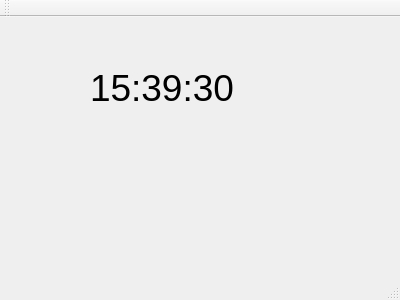
<?xml version="1.0" encoding="UTF-8"?>
<ui version="4.0">
 <class>MainWindow</class>
 <widget class="QMainWindow" name="MainWindow">
  <property name="geometry">
   <rect>
    <x>0</x>
    <y>0</y>
    <width>400</width>
    <height>300</height>
   </rect>
  </property>
  <property name="windowTitle">
   <string>MainWindow</string>
  </property>
  <widget class="QWidget" name="centralWidget">
   <widget class="QLabel" name="label">
    <property name="geometry">
     <rect>
      <x>90</x>
      <y>50</y>
      <width>201</width>
      <height>41</height>
     </rect>
    </property>
    <property name="font">
     <font>
      <pointsize>28</pointsize>
     </font>
    </property>
    <property name="text">
     <string>15:39:30</string>
    </property>
   </widget>
  </widget>
  <widget class="QMenuBar" name="menuBar">
   <property name="geometry">
    <rect>
     <x>0</x>
     <y>0</y>
     <width>400</width>
     <height>19</height>
    </rect>
   </property>
  </widget>
  <widget class="QToolBar" name="mainToolBar">
   <attribute name="toolBarArea">
    <enum>TopToolBarArea</enum>
   </attribute>
   <attribute name="toolBarBreak">
    <bool>false</bool>
   </attribute>
  </widget>
  <widget class="QStatusBar" name="statusBar"/>
 </widget>
 <layoutdefault spacing="6" margin="11"/>
 <resources/>
 <connections/>
</ui>
